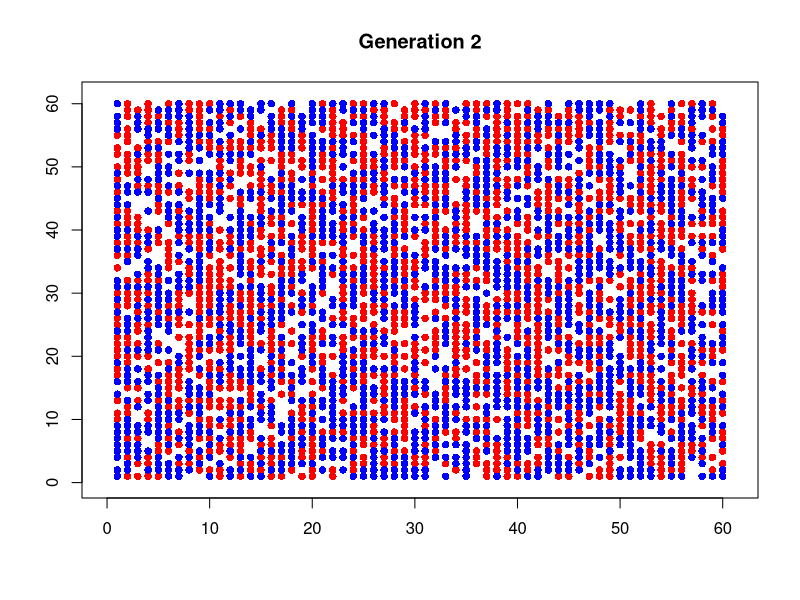
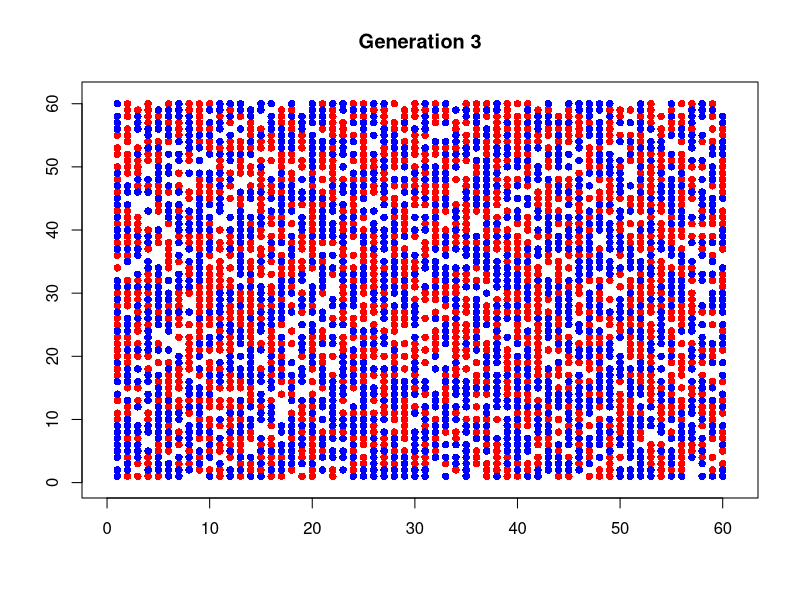
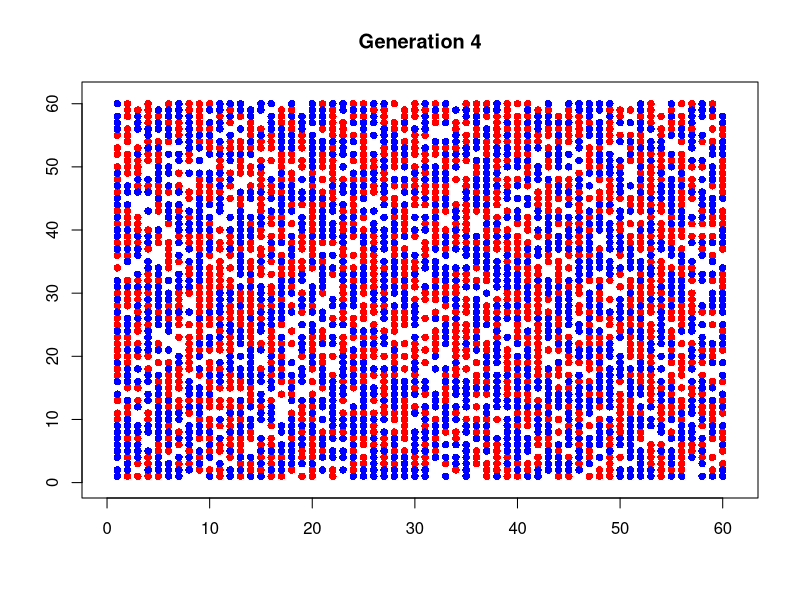
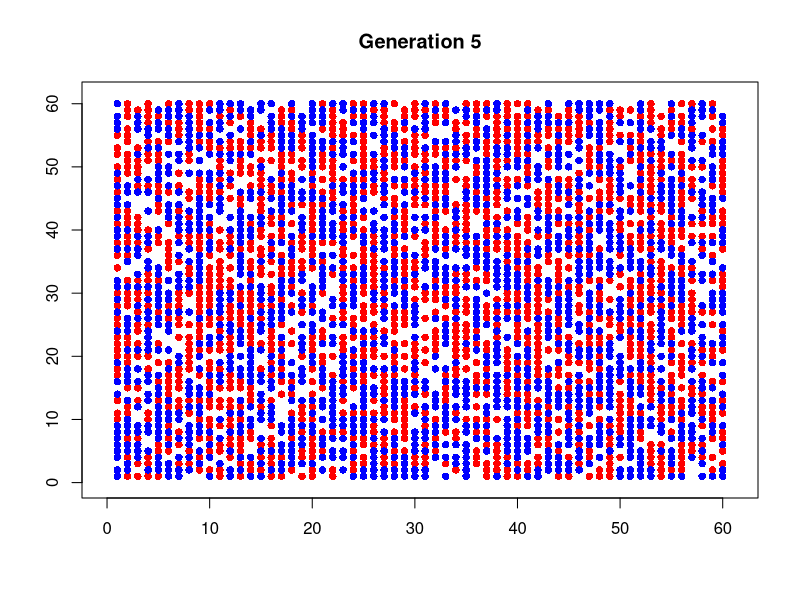
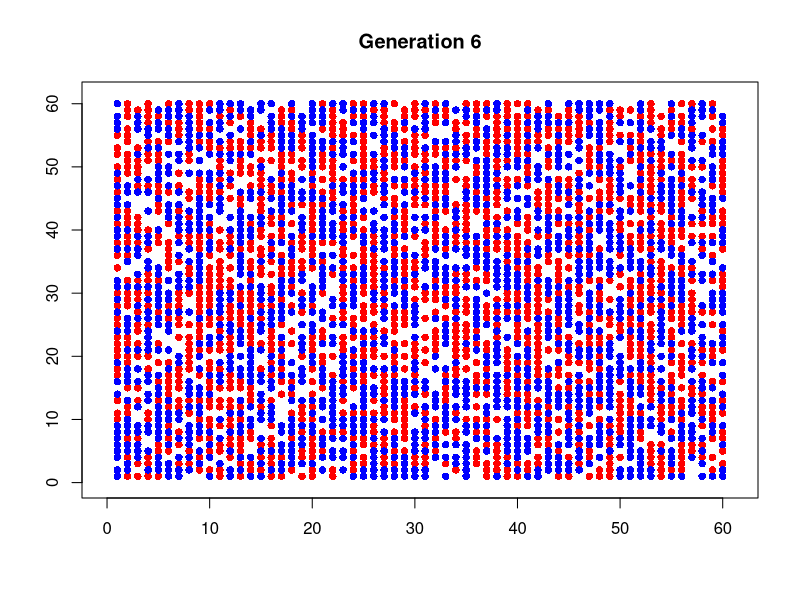
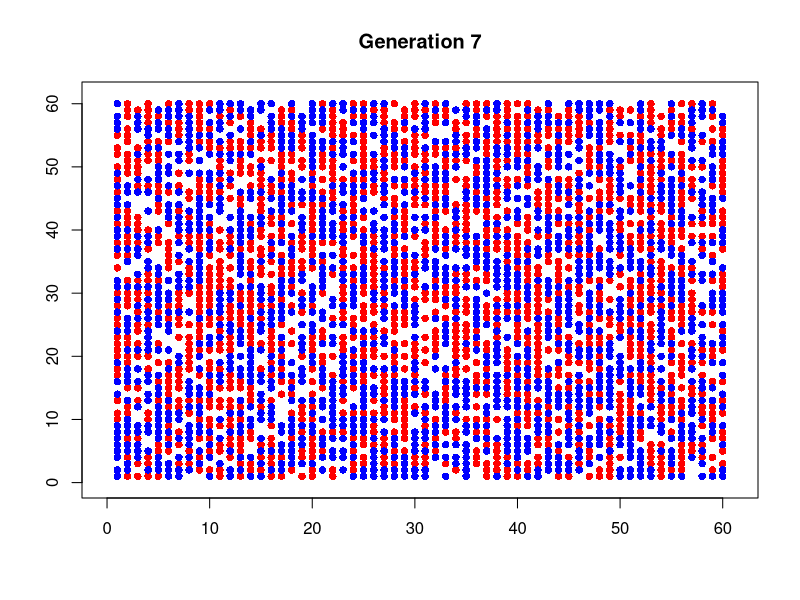
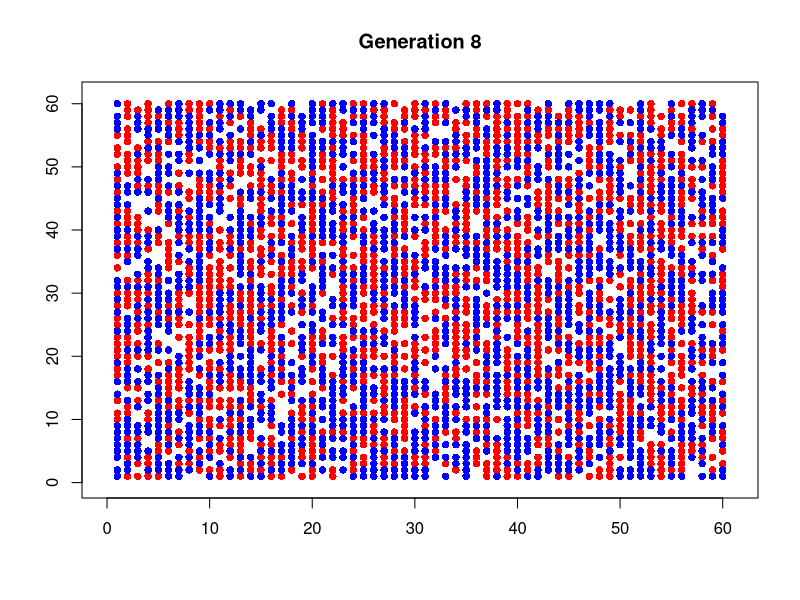
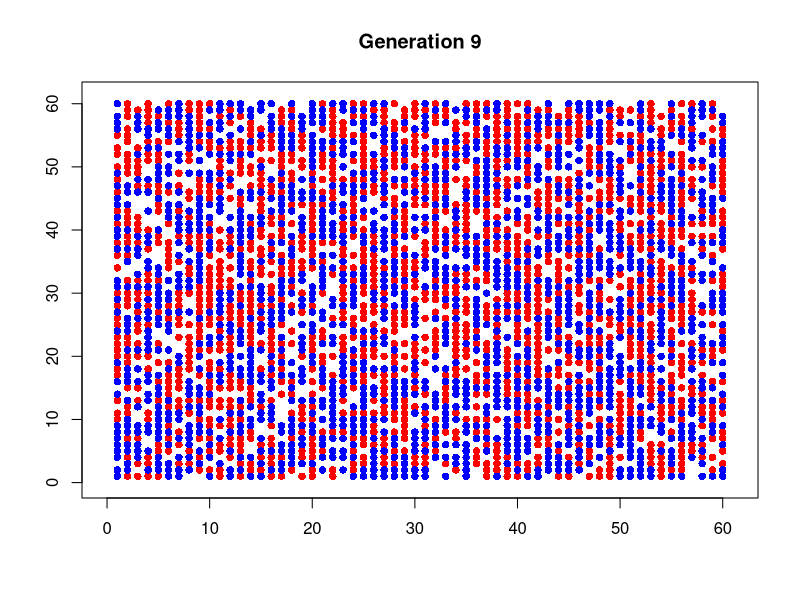

Reproduce these figures in R, in order.

# Schelling's Segregation simulation -- version 1.0
# CPSC 420 -- spring 2016

probRed <- .42
probBlue <- .42

# What fraction of my neighbors (minimum) must look like me in order for me to
# not to move?
thresh <- 0

RED <- 1
BLUE <- 2
EMPTY <- 3

width <- 60
height <- 60
numGen <- 40


numNeighborsOfColor <- function(city, row, col, color) {
    num <- 0
    if (row > 1 && col > 1 && city[row-1,col-1] == color) {
        num <- num + 1
    }
    if (col > 1 && city[row,col-1] == color) {
        num <- num + 1
    }
    if (row < height && col > 1 && city[row+1,col-1] == color) {
        num <- num + 1
    }
    if (row < height && city[row+1,col] == color) {
        num <- num + 1
    }
    if (row < height && col < width && city[row+1,col+1] == color) {
        num <- num + 1
    }
    if (col < height && city[row,col+1] == color) {
        num <- num + 1
    }
    if (row > 1 && col < height && city[row-1,col+1] == color) {
        num <- num + 1
    }
    return(num)
}

numRedNeighbors <- function(city, row, col) {
    return(numNeighborsOfColor(city, row, col, RED))
}

numBlueNeighbors <- function(city, row, col) {
    return(numNeighborsOfColor(city, row, col, BLUE))
}

computeRatio <- function(mycolor, city, row, col) {
    nred <- numRedNeighbors(city, row, col)
    nblue <- numBlueNeighbors(city, row, col)
    if (nred + nblue == 0) {
        return(1)
    }
    if (mycolor == RED) {
        ratio <- nred/(nred+nblue)
    } else {
        ratio <- nblue/(nred+nblue)
    }
    return(ratio)
}

belowThresh <- function(mycolor, city, row, col) {

    ratio <- computeRatio(mycolor, city, row, col)
    if (ratio < thresh) {
        return(TRUE)
    } else {
        return(FALSE)
    }
}

pointsForGrid <- function(grid,val) {
    xcoords <- vector()
    ycoords <- vector()
    for (row in 1:nrow(grid)) {
        for (col in 1:ncol(grid)) {
            if (grid[row,col] == val) {
                xcoords[length(xcoords)+1] <- col
                ycoords[length(ycoords)+1] <- nrow(grid) - row + 1
            }
        }
    }
    return(list(xcoords,ycoords))
}

findRandomEmpty <- function(city) {
    empties <- which(city == EMPTY, arr.ind=TRUE)
    return(empties[sample.int(nrow(empties),1),])
}

computeAvgRatio <- function(city) {
    ratioSum <- 0
    numNonEmpty <- 0
    for (row in 1:nrow(city)) {
        for (col in 1:ncol(city)) {
            if (city[row,col] != EMPTY) {
                numNonEmpty <- numNonEmpty + 1
                ratioSum <- ratioSum +
                    computeRatio(city[row,col],city,row,col)
            }
        }
    }
    return (ratioSum / numNonEmpty)
}


# Main simulation.
starter <- runif(width * height)
config <- matrix(ifelse(starter < probRed, RED, 
    ifelse(starter < probRed + probBlue, BLUE,
    EMPTY)),nrow=height)

city <- array(dim=c(width,height,numGen))
city[,,1] <- config

for (gen in 2:numGen) {
    reds <- pointsForGrid(city[,,gen-1],RED)
    plot(reds[[1]],reds[[2]],pch=16,col="red",
        xlim=c(0,width+1),ylim=c(0,height+1),main=paste("Generation",gen),
        xlab="",ylab="")
    blues <- pointsForGrid(city[,,gen-1],BLUE)
    points(blues[[1]],blues[[2]],pch=16,col="blue",
        xlim=c(0,width+1),ylim=c(0,height+1))
    
    city[,,gen] <- city[,,gen-1]

    for (row in seq(height)) {
        for (col in seq(width)) {
            curr.val <- city[row,col,gen-1]
            if(curr.val != EMPTY  &&  
                    belowThresh(curr.val, city[,,gen-1],row,col)) {
                city[row,col,gen] <- EMPTY
                randEmpty <- findRandomEmpty(city[,,gen])
                city[randEmpty[1],randEmpty[2],gen] <- curr.val
            }
        }
    }
}

cat("The average ratio is ", 
    round(computeAvgRatio(city[,,numGen]),2),".\n",sep="")
